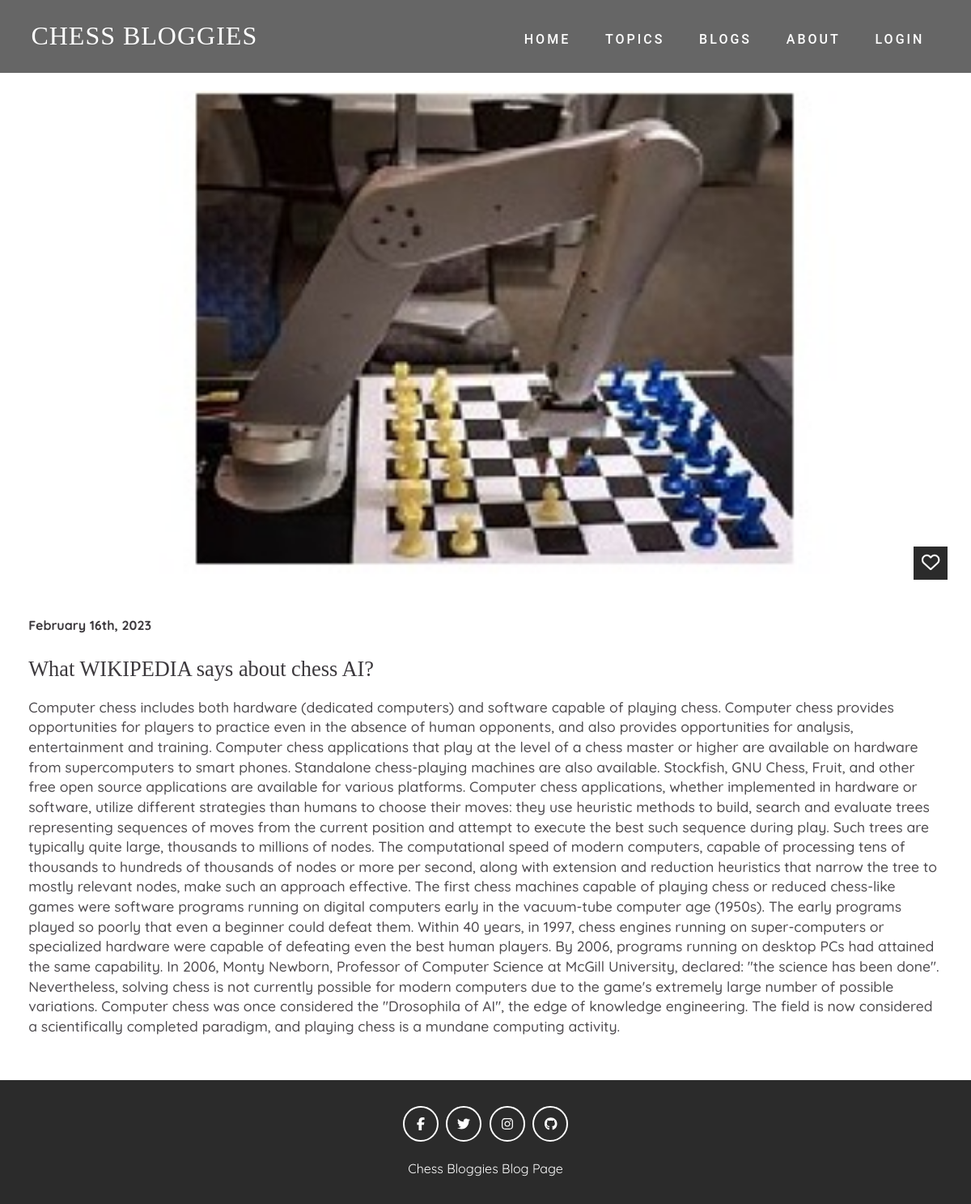
Screenshot of /post.php?id=8 with the database file from the repository.
### tables this page shows
CREATE TABLE `images` (
  `id` int(11) NOT NULL,
  `post_id` int(11) NOT NULL,
  `image` text NOT NULL
);

CREATE TABLE `posts` (
  `id` int(11) NOT NULL,
  `title` text NOT NULL,
  `content` text NOT NULL,
  `created_at` timestamp NOT NULL DEFAULT current_timestamp(),
  `created_by` varchar(20) DEFAULT NULL
);

### function.php (called while the page is built)
<?php
function getImageByPost($db,$post_id){
    $query="SELECT * FROM images WHERE post_id=$post_id ";
    $run=mysqli_query($db,$query);
    $data= mysqli_fetch_assoc($run);
    return $data;
}
?>

### post.php (the view, shortened to what this page needs)
<?php
  require('db.php');
  require('function.php');
?>
<!DOCTYPE html>
<html>
  <head>
    <link rel="stylesheet" href="includes/all.css">
    <link rel="stylesheet" href="includes/style.css">
  </head>
  <body>
    <?php
        include_once('navbar.php');
        $post_id=$_GET['id'];
        $postQuery="SELECT * FROM posts WHERE id = $post_id";
        $runPQ=mysqli_query($db,$postQuery);
        $post=mysqli_fetch_assoc($runPQ);
        $image_arr=getImageByPost($db,$post['id']);
        ?>
        <div class = "container">
            <div class = "blog-item">
              <div class = "blog-img">
                <br>
                <img src = "images/<?=$image_arr['image']?>" alt = "">
                <span><i class = "far fa-heart"></i></span>
              </div>
              <div class = "blog-text">
                <span><?=date('F jS, Y',strtotime($post['created_at']))?></span>
                <h2><?=$post['title']?></h2>
                <p><?php echo $post['content']; ?></p>
              </div>
            </div>
        </div>
      <?php
        include_once('footer.php');
      ?>
  </body>
</html>

### includes/style.css (style rules this page uses)
:root { --Playfair: 'Playfair Display', serif; --Quicksand: 'Quicksand', sans-serif; --Roboto: 'Roboto', sans-serif; --dark: #3c393d; --exDark: #2b2b2b; }
* { padding: 0; margin: 0; font-family: var(--Quicksand); }
body { line-height: 1.4; color: var(--dark); }
img { width: 100%; display: block; }
.container { max-width: 1320px; margin: 0 auto; padding: 0 1.2rem; }
.blog-img { position: relative; }
.blog-img span { position: absolute; bottom: 10px; right: 10px; background: var(--exDark); color: #fff; font-size: 1.4rem; padding: 0.3rem 0.6rem; }
.blog-text { margin: 2.2rem 0; padding: 0 1rem; }
.blog-text span { font-weight: 700; display: block; padding-bottom: 0.5rem; }
.blog-text h2 { font-family: var(--Playfair); padding: 1rem 0; font-size: 1.65rem; font-weight: 500; }
.blog-text p { font-weight: 500; font-size: 1.1rem; opacity: 0.9; padding-bottom: 1.2rem; }

### rows the page displays
images: image (picture)
posts: created_at "February 16th, 2023", title "What WIKIPEDIA says about chess AI?", content "Computer chess includes both hardware (dedicated computers) and software capable of playing chess. Computer chess provides opportunities for players to practice even in the absence of human opponents, and also provides opportunities for analysis, entertainment and training. Computer chess applications that play at the level of a chess master or higher are available on hardware from supercomputers to smart phones. Standalone chess-playing machines are also available. Stockfish, GNU Chess, Fruit, and other free open source applications are available for various platforms. Computer chess applications, whether implemented in hardware or software, utilize different strategies than humans to…"
